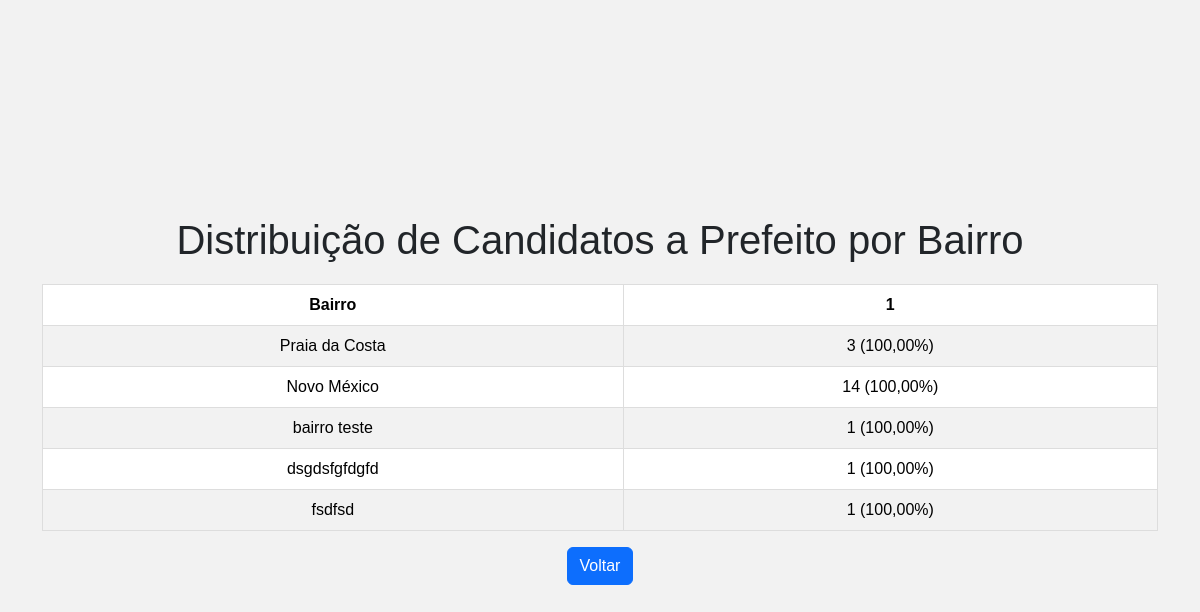
The page /vereador_por_bairro/ on the database as committed earlier.
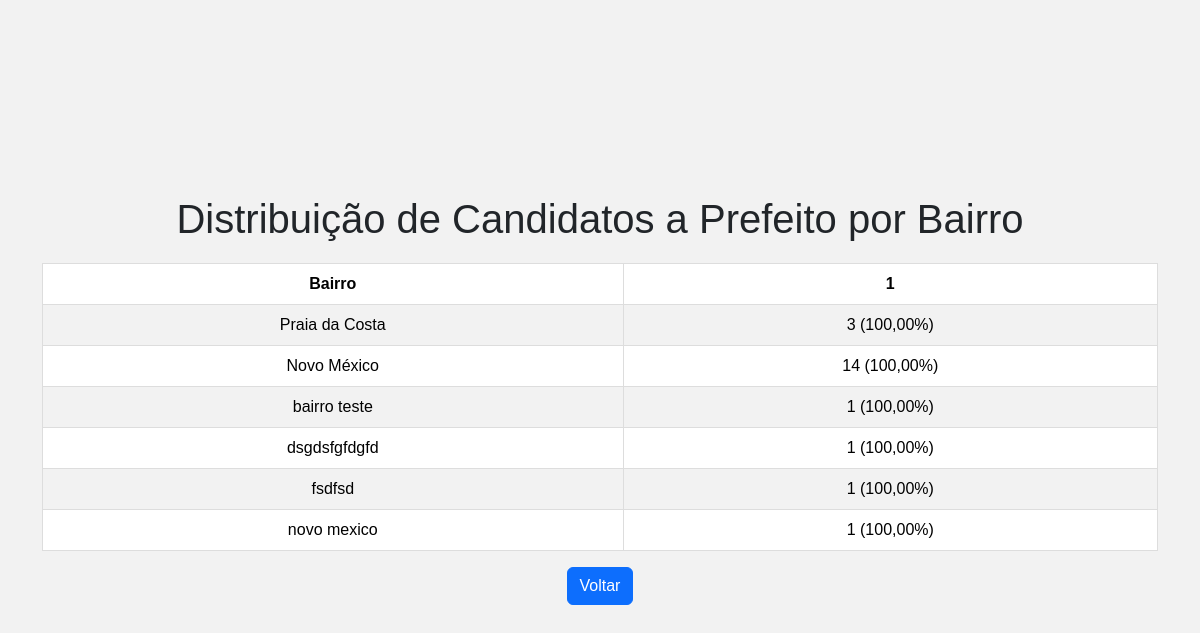
The same page on the database as committed later.
### pesquisa/models.py (models this page shows, shortened)
class Pesquisa(models.Model):
	SEXO_CHOICES = [
		('M', 'Masculino'),
		('F', 'Feminino'),
	]
	IDADE_CHOICES = [
		('16-25', '16 a 25 anos'),
		('26-34', '26 a 34 anos'),
		('35-55', '35 a 55 anos'),
		('55+', 'Acima de 55 anos'),
	]
	VOTARIA_CHOICES = [
		('S', 'Sim'),
		('N', 'Não'),
	]
	VOTARIA_PRESIDENTE_CHOICES = [
		('LL', 'LULA'),
		('BS', 'BOLSONARO'),
	]
	REDES_SOCIAIS_CHOICES = [
		('FB', 'Facebook'),
		('WA', 'WhatsApp'),
		('IG', 'Instagram'),
		('TW', 'Twitter'),
		('YT', 'YouTube'),
		('OT', 'Outros'),
	]
	PESQUISADORA_CHOICES = [
		('P1', 'Pesquisador 1'),
		('P2', 'Pesquisador 2'),
		('P3', 'Pesquisador 3'),
		('P4', 'Pesquisador 4'),
		('P5', 'Pesquisador 5'),
		('P6', 'Pesquisador 6'),
	]
	VEREADOR_INDUZIDO_CHOICES = [
		('FM', 'Felipe Michel'),
		('KB', 'Kaio Brazao'),
		('CC', 'Carlos Caiado'),
		('LC', 'Luiz Carlos'),
		('RC', 'Ramos Filho'),
		('NS', 'Não Sabe'),
	]
	CIDADE_CHOICES = [
		('NI', 'Nova Iguaçu'),
	]
	BAIRRO_CHOICES = [
		('TP', 'Tropical'),
		('ML', 'Monte Libano'),
		('PT', 'Prata'),
	]
	VEREADOR_CHOICES = [
		('RODRIGO WILTON', 'Rodrigo Wilton'),
		('HENRIQUE MUNIZ', 'Henrique Muniz'),
		('FULANO', 'Fulano'),
	]
	cidade = models.CharField(max_length=2, choices=CIDADE_CHOICES)
	pesquisadora = models.CharField(max_length=2, choices=PESQUISADORA_CHOICES)
	bairro = models.CharField(max_length=2, choices=BAIRRO_CHOICES)
	sexo = models.CharField(max_length=1, choices=SEXO_CHOICES)
	idade = models.CharField(max_length=5, choices=IDADE_CHOICES)
	votaria_brazao = models.CharField(max_length=1, choices=VOTARIA_CHOICES)
	vereador = models.CharField(max_length=15, choices=VEREADOR_CHOICES)
	rede_social = models.CharField(max_length=2, choices=REDES_SOCIAIS_CHOICES)
	prioridade_prefeito = models.CharField(max_length=100)
	politico_mais_fez = models.CharField(max_length=100)
	votaria_presidente = models.CharField(max_length=2, choices=VOTARIA_PRESIDENTE_CHOICES)
	vereador_induzido = models.CharField(max_length=2, choices=VEREADOR_INDUZIDO_CHOICES)
	vereador_espontaneo_1 = models.CharField(max_length=100, blank=True, null=True)
	vereador_espontaneo_2 = models.CharField(max_length=100, blank=True, null=True)
	vereador_espontaneo_3 = models.CharField(max_length=100, blank=True, null=True)
	vereador_espontaneo_4 = models.CharField(max_length=100, blank=True, null=True)
	vereador_espontaneo_5 = models.CharField(max_length=100, blank=True, null=True)
	vereador_espontaneo_6 = models.CharField(max_length=100, blank=True, null=True)
	data = models.DateTimeField(auto_now_add=True)  # Exemplo de campo de data

### pesquisa/views.py (the view)
# urls.py: path('vereador_por_bairro/', views.vereador_por_bairro, name='vereador_por_bairro'),
def vereador_por_bairro(request):
    pesquisas = Pesquisa.objects.all()
    bairros = {}
    total_por_bairro = {}
    for pesquisa in pesquisas:
        bairro = pesquisa.bairro
        vereador = pesquisa.vereador
        if bairro not in bairros:
            bairros[bairro] = {v: {"quantidade": 0, "percent": 0} for v in set(pesquisas.values_list('vereador', flat=True))}
            total_por_bairro[bairro] = 0
        if vereador:
            bairros[bairro][vereador]["quantidade"] += 1
            total_por_bairro[bairro] += 1
    for bairro, counts in bairros.items():
        for vereador, data in counts.items():
            if total_por_bairro[bairro] > 0:
                data["percent"] = (data["quantidade"] / total_por_bairro[bairro]) * 100
    context = {
        "bairros": bairros,
        "vereadores": sorted(bairros[list(bairros.keys())[0]].keys()) if bairros else [],
    }
    return render(request, "pesquisas/vereador_por_bairro.html", context)

### pesquisa/templatetags/custom_filters.py (called while the page is built)
@register.filter
def get_item(dictionary, key):
    return dictionary.get(key)

### pesquisa/templates/pesquisas/vereador_por_bairro.html (shortened to what this page needs)
{% load custom_filters %}
<!DOCTYPE html>
<html lang="pt-br">
<head>
    <link href="https://cdn.jsdelivr.net/npm/bootstrap@5.3.3/dist/css/bootstrap.min.css" rel="stylesheet">
</head>
<body>
    <div class="container">
        <h1>Distribuição de Candidatos a Prefeito por Bairro</h1>
        <table class="table table-striped">
            <thead>
                <tr>
                    <th>Bairro</th>
                    {% for vereador in vereadores %}
                        <th>{{ vereador }}</th>
                    {% endfor %}
                </tr>
            </thead>
            <tbody>
                {% for bairro, counts in bairros.items %}
                    <tr>
                        <td>{{ bairro }}</td>
                        {% for vereador in vereadores %}
                            {% if counts|get_item:vereador|get_item:"quantidade" > 0 %}
                                <td>{{ counts|get_item:vereador|get_item:"quantidade" }} ({{ counts|get_item:vereador|get_item:"percent"|floatformat:2 }}%)</td>
                            {% else %}
                                <td>0</td>
                            {% endif %}
                        {% endfor %}
                    </tr>
                {% endfor %}
            </tbody>
        </table>
        <div class="text-center mt-3">
            <a href="{% url 'pesquisa_view' %}" class="btn btn-primary">Voltar</a>
        </div>
    </div>
</body>
</html>

Rows that differ between the two databases and show on the page:
added Pesquisa: bairros "novo mexico"
Other text that changed with them:
new list line: "1 ( 100,00 %)"
